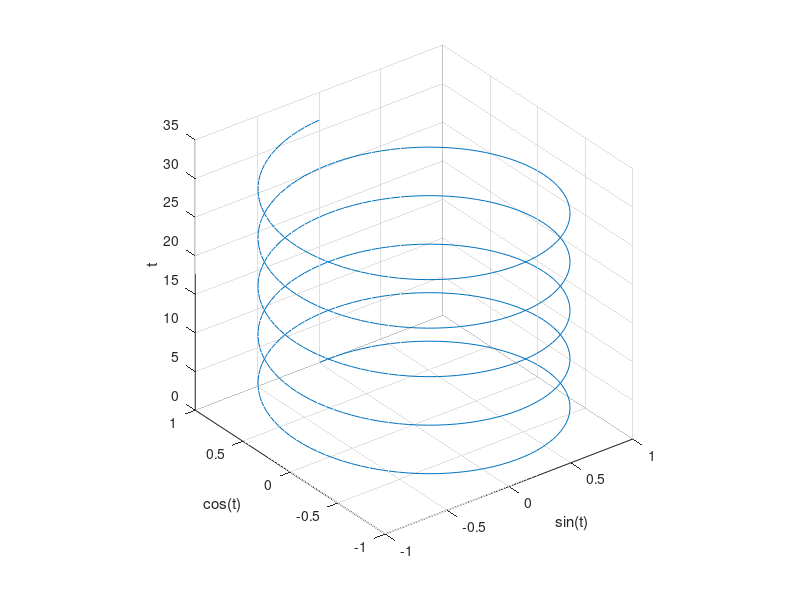

The MATLAB source for this figure: (Note: this script raises an error after producing the figure.)
% A test script for exportfig.m

% Create a plot (see "doc plot3")
t = 0:pi/50:10*pi;
plot3(sin(t),cos(t),t)
xlabel('sin(t)')
ylabel('cos(t)')
zlabel('t')
grid on
axis square

% Export the figure, this will create a pdf to look exactly like the figure
exportfig(gcf, 'test.fig', 'test.pdf');
